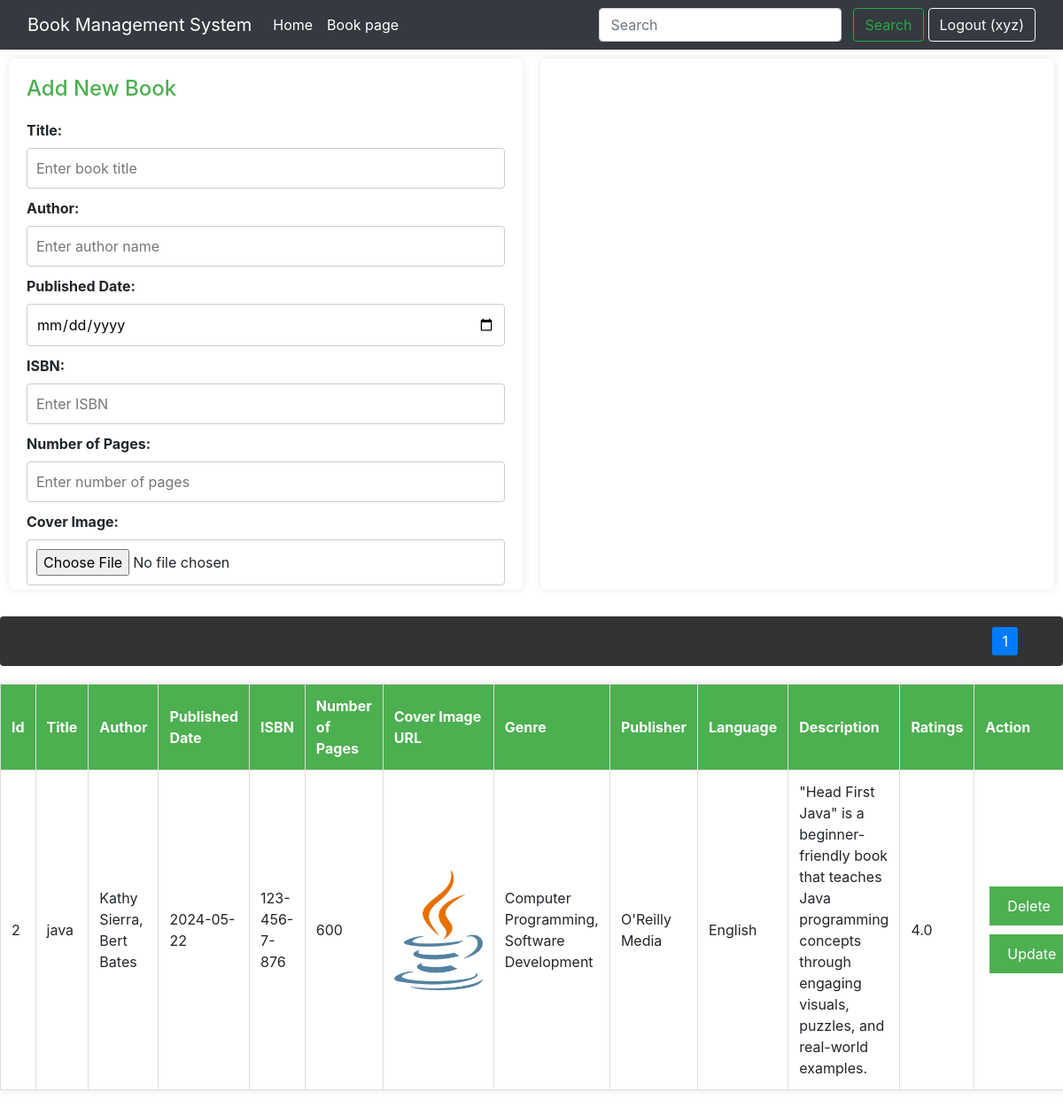
Page / (signed in) on the committed database.
### main.py (models this page shows, shortened)
class User(db.Model, UserMixin):
    __tablename__ = "user"  # <-- Update the table name to 'user'
    id = db.Column(db.Integer, primary_key=True)
    email = db.Column(db.String(120), unique=True, nullable=False)
    password = db.Column(db.String(120), nullable=False)
    name = db.Column(db.String(120), nullable=False)
    is_admin = db.Column(db.Boolean, default=False)
    reviews = relationship("Review", back_populates="user")
    books = relationship("Book", back_populates="user")

class Book(db.Model):
    __tablename__ = "books"
    id = db.Column(db.Integer, primary_key=True, autoincrement=True)
    title = db.Column(db.String, index=True)
    author = db.Column(db.String, index=True)
    published_date = db.Column(db.Date)
    isbn = db.Column(db.String, index=True)
    num_pages = db.Column(db.Integer)
    cover_image_url = db.Column(db.String, nullable=True)
    genre = db.Column(db.String)
    publisher = db.Column(db.String)
    language = db.Column(db.String)
    description = db.Column(db.String)
    ratings = db.Column(db.Float)
    user_id = db.Column(db.Integer, ForeignKey('user.id'))  # Define user_id column and establish a ForeignKey relationship
    reviews = relationship("Review", back_populates="book")
    user = relationship("User", back_populates="books")

### main.py (the view)
@app.route('/')
def index():
    if 'user_id' in session:  # Check if user is logged in
        user_id = session['user_id']
        message = request.args.get('message')
        page, per_page, offset = get_page_args(page_parameter='page', per_page_parameter='per_page')
        books = db.session.query(Book).filter(Book.user_id == user_id).offset(offset).limit(per_page).all()
        pagination = Pagination(page=page, total=len(books), record_name='books', per_page=per_page, css_framework='bootstrap4')
        return render_template('index.html', books=books, book=None, message=message, pagination=pagination)
    else:
        return redirect(url_for('login_page'))  # Redirect to login page if user is not logged in

### main.py (called while the page is built)
@login_manager.user_loader
def loader_user(user_id):
    return db.session.query(User).get(user_id)

### templates/index.html (shortened to what this page needs)
<!DOCTYPE html>
<html>
<head>
     <link rel="stylesheet" href="https://stackpath.bootstrapcdn.com/bootstrap/4.5.0/css/bootstrap.min.css">
</head>
<body>
    <nav class="navbar navbar-expand-lg navbar-dark bg-dark">
        <div class="container-fluid">
            <a class="navbar-brand" href="#">Book Management System</a>
            <div class="collapse navbar-collapse" id="navbarSupportedContent">
                <ul class="navbar-nav me-auto mb-2 mb-lg-0">
                    <li class="nav-item">
                        <a class="nav-link active" aria-current="page" href="/">Home</a>
                    </li>
                    <li class="nav-item">
                        <a class="nav-link active" aria-current="page" href="/books">Book page</a>
                    </li>
                </ul>
                <ul class="navbar-nav ml-auto">
                    <form class="form-inline my-2 my-lg-0" id="searchForm">
                        <input class="form-control mr-sm-2" type="search" id="searchInput" placeholder="Search"
                            aria-label="Search">
                        <button class="btn btn-outline-success my-2 my-sm-0" type="submit">Search</button>
                    </form>
                    {% if current_user.is_authenticated %}
                    <li class="nav-item">
                        <a class="btn btn-outline-light" href="/logout">
                             Logout ({{ current_user.name }})
                        </a>
                    </li>
                    {% endif %}
                </ul>
            </div>
        </div>
    </nav>
    <div id="formContainer">
        <div class="form-container">
            <h2 class="section-heading">Add New Book</h2>
            <form method="POST" action="/add_book" enctype="multipart/form-data">
                <label for="title">Title:</label>
                <input type="text" id="title" name="title" placeholder="Enter book title" required>
                <label for="author">Author:</label>
                <input type="text" id="author" name="author" placeholder="Enter author name" required>
                <label for="published_date">Published Date:</label>
                <input type="date" id="published_date" name="published_date" required>
                <label for="isbn">ISBN:</label>
                <input type="text" id="isbn" name="isbn" placeholder="Enter ISBN" required>
                <label for="num_pages">Number of Pages:</label>
                <input type="number" id="num_pages" name="num_pages" placeholder="Enter number of pages" required>
                <label for="cover_image">Cover Image:</label>
                <input type="file" id="cover_image" name="cover_image" placeholder="Enter cover image URL" required>
            </form>
        </div>
        <div class="form-container">
        </div>
    </div>
    <div class="pagination">
        <ol id="numbers" class="pagination-list"></ol>
    </div>
    <table id="outputTable">
        <tr>
            <thead>
            <th>Id</th>
            <th>Title</th>
            <th>Author</th>
            <th>Published Date</th>
            <th>ISBN</th>
            <th>Number of Pages</th>
            <th>Cover Image URL</th>
            <th>Genre</th>
            <th>Publisher</th>
            <th>Language</th>
            <th>Description</th>
            <th>Ratings</th>
            <th>Action</th>
        </tr>
    <tbody>
        {% for book in books %}
        <tr data-id="{{ book.id }}">
            <td>{{ book.id }}</td>
            <td>{{ book.title }}</td>
            <td>{{ book.author }}</td>
            <td>{{ book.published_date }}</td>
            <td>{{ book.isbn }}</td>
            <td>{{ book.num_pages }}</td>
            <td>
                {% if book.cover_image_url %}
                    <img src="{{ url_for('uploaded_file', filename=book.cover_image_url.split('/')[-1]) }}" width="100">
                {% endif %}
            </td>
            <td>{{ book.genre }}</td>
            <td>{{ book.publisher }}</td>
            <td>{{ book.language }}</td>
            <td>{{ book.description }}</td>
            <td>{{ book.ratings }}</td>
            <td>
                <button onclick="deleteBook('{{ book.id }}')">Delete</button>
                <button onclick="fillUpdateForm('{{ book.id }}')">Update</button>
            </td>
        </tr>
        {% endfor %}
    </tbody>
    </table>
</body>
</html>

### templates/index.html (style rules this page uses)
body { margin: 4rem; font-family: Arial, sans-serif; background-color: #f9f9f9; }
#formContainer { display: flex; justify-content: center; margin-bottom: 20px; }
.form-container { background-color: #fff; padding: 20px; border-radius: 8px; box-shadow: 0 0 10px rgba(0, 0, 0, 0.1); width: 50%; max-width: 600px; margin: 10px; max-height: 600px; overflow-y: auto; }
label { display: block; margin-top: 10px; font-weight: bold; }
input, textarea { width: 100%; padding: 10px; margin-top: 5px; border: 1px solid #ccc; border-radius: 4px; }
button { margin-top: 10px; padding: 10px 20px; background-color: #4CAF50; color: #fff; border: none; border-radius: 4px; cursor: pointer; font-size: 16px; }
table { border-collapse: collapse; margin: 20px 0; width: 100%; background-color: #fff; box-shadow: 0 0 10px rgba(0, 0, 0, 0.1); }
th, td { border: 1px solid #ddd; padding: 12px; text-align: left; }
th { background-color: #4CAF50; color: #fff; }
.section-heading { color: #4CAF50; font-size: 24px; margin-bottom: 10px; }
[type=submit]:not(:disabled), button:not(:disabled) { cursor: pointer; margin: 5px; }
.pagination { background: #333; padding: 1rem; margin-top: 20px; text-align: center; display: flex; justify-content: flex-end; }
.pagination-list { padding: 0; margin: 0 2rem; list-style-type: none; display: flex; }

### rows in the picture
User: name "xyz"
Book: id "2", title "java", author "Kathy Sierra, Bert Bates", published_date "2024-05-22", isbn "123-456-7-876", num_pages "600", cover_image_url (picture), genre "Computer Programming, Software Development", publisher "O'Reilly Media", language "English", description "\"Head First Java\" is a beginner-friendly book that teaches Java programming concepts through engaging visuals, puzzles, and real-world examples.", ratings "4.0"
